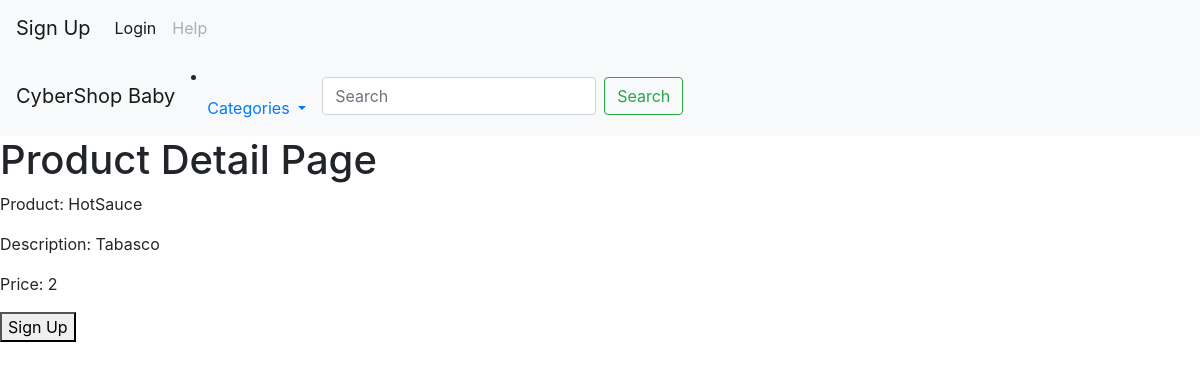
Screenshot of /shop/productdetail/HotSauce/ with the database file from the repository.
### shop/models.py (models this page shows, shortened)
class Product(models.Model):
	title = models.CharField(max_length=200)
	description = models.CharField(max_length=200)
	price = models.PositiveIntegerField()
	image = models.ImageField(upload_to='product_image', blank=True)
	category = models.CharField(max_length=20, default="No Category")

### shop/views.py (the view)
# urls.py: url(r'^productdetail/(?P<title>\w+)/$', views.productdetail),
def productdetail(request, title):
	user = request.user
	product = Product.objects.get(title=title)
	args = {
		'product': product
	}
	return render(request, 'shop/productdetail.html', args)

### templates/shop/productdetail.html (shortened to what this page needs)
{% extends 'base.html' %}
{% block body %}
	<h1>Product Detail Page</h1>
	<p>Product: {{ product.title }}</p>
	<p>Description: {{ product.description  }}</p>
	<p>Price: {{ product.price }}</p>
	{% if user.is_authenticated %}
		<button type="buystock" onclick="location.href='/shop/buy_product/{{ product }}/'">Buy It Now</button>
	{% else %}
		<button type="buystock" onclick="location.href='/accounts/register'">Sign Up</button>
	{% endif %}
{% endblock %}

### rows the page displays
Product: title "HotSauce", description "Tabasco", price "2"
